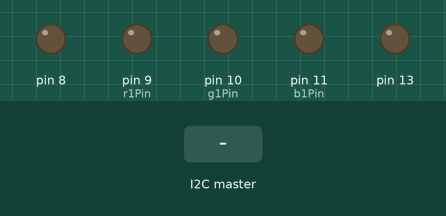
Simulated run of this sketch. Board: Arduino Uno, built with avr-gcc and run on an emulated ATmega328P. Shown: output pins drawn as LEDs (lit = HIGH). The inputs (shaded band) are chosen by the test bench.

Above: at 1.9 s.
2.0 s: the I2C master sends "#"
At 3.35 s:
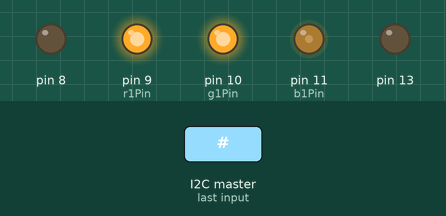
At 7.6 s:
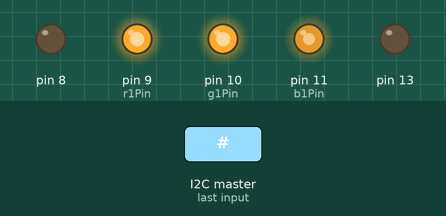
Timing chart, 0 to 9.1 s (numbered marks = the images above; inputs shaded):
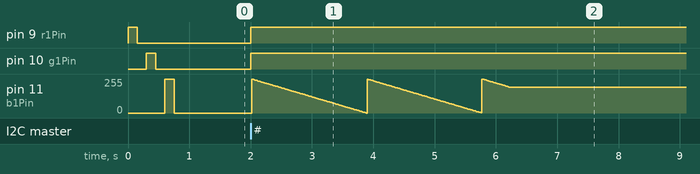

The sketch:

ArduinoRGBWireSlaveLudujeMjesa.ino
```cpp
#include <Wire.h>

boolean good=false, led=0;

String inputString="";
String nullString="";
String tempString="";

const int r1Pin = 9,
          g1Pin = 10,
          b1Pin = 11;


int r1Int=0, g1Int=0, b1Int=0,
    newr1Int=0, newg1Int=0, newb1Int=0,
    r1Max=255, g1Max=255, b1Max=180,
    wait=5;

void setup(){
  Wire.begin(20);
  Wire.onReceive(reciveEvent);
  Wire.onRequest(requestEvent);

  pinMode(r1Pin, OUTPUT);
  pinMode(g1Pin, OUTPUT);
  pinMode(b1Pin, OUTPUT);
  pinMode(8, OUTPUT);

  analogWrite(r1Pin, 255); delay(150);
  analogWrite(r1Pin, 0); delay(150);
  analogWrite(g1Pin, 255); delay(150);
  analogWrite(g1Pin, 0); delay(150);
  analogWrite(b1Pin, 255); delay(150);
  analogWrite(b1Pin, 0);

  pinMode(13, OUTPUT);
  digitalWrite(8,0);
}

void setRGB(){
  while(newr1Int!=r1Int||newg1Int!=g1Int||newb1Int!=b1Int){

    if(r1Int < newr1Int) r1Int++;
    if(r1Int > newr1Int) r1Int--;
    if(g1Int < newg1Int) g1Int++;
    if(g1Int > newg1Int) g1Int--;
    if(b1Int < newb1Int) b1Int++;
    if(b1Int > newb1Int) b1Int--;

    delay(wait);

    analogWrite(r1Pin, map(r1Int, 0, 255, 0, r1Max));
    analogWrite(g1Pin, map(g1Int, 0, 255, 0, g1Max));
    analogWrite(b1Pin, map(b1Int, 0, 255, 0, b1Max));
  }
}

void loop(){
  if (inputString.startsWith("#")){
    good=true;
    int tempIntArray[6];

    for(int i=0;i<6;i++){
      int tempInt=inputString.charAt(i+1);
      if(tempInt<=57) tempIntArray[i]=tempInt - 48;
      if(tempInt>64 && tempInt<71) tempIntArray[i]=tempInt - 55;
      if(tempInt>95 && tempInt<103) tempIntArray[i]=tempInt - 87;
    }
    newr1Int = tempIntArray[0]*16 + tempIntArray[1];
    newg1Int = tempIntArray[2]*16 + tempIntArray[3];
    newb1Int = tempIntArray[4]*16 + tempIntArray[5];
    wait=5;
    setRGB();
  }
  else if (inputString.startsWith("rgb:")){
    good=true;
    tempString=inputString.substring(inputString.indexOf(":")+1,inputString.indexOf(","));
    newr1Int=tempString.toInt();
    tempString=inputString.substring(inputString.indexOf(",")+1,inputString.lastIndexOf(","));
    newg1Int=tempString.toInt();
    tempString=inputString.substring(inputString.lastIndexOf(",")+1,inputString.length());
    newb1Int=tempString.toInt();
    wait=5;
    setRGB();
  }
  else if(inputString.startsWith("mjesaj")){
    good=true;
    wait=5;
    newr1Int=0;  newg1Int=0;  newb1Int=0  ;setRGB();//0
    newr1Int=255;newg1Int=0;  newb1Int=0  ;setRGB();//crvena
    newr1Int=255;newg1Int=255;newb1Int=0  ;setRGB();//crveno-zelena
    newr1Int=0;  newg1Int=255;newb1Int=0  ;setRGB();//zelena
    newr1Int=0;  newg1Int=255;newb1Int=255;setRGB();//zeleno-plava
    newr1Int=0;  newg1Int=0  ;newb1Int=255;setRGB();//plava
    newr1Int=255;newg1Int=0  ;newb1Int=255;setRGB();//plavo-crvena
    newr1Int=255;newg1Int=255;newb1Int=255;setRGB();//bijela
  }
  else if(inputString.startsWith("luduj")){
    good=true;
    wait=1;
    newr1Int=0;  newg1Int=0;  newb1Int=0  ;setRGB();//0
    newr1Int=255;newg1Int=0;  newb1Int=0  ;setRGB();//crvena
    newr1Int=0;  newg1Int=0;  newb1Int=0  ;setRGB();//0
    newr1Int=255;newg1Int=255;newb1Int=0  ;setRGB();//crveno-zelena
    newr1Int=0;  newg1Int=0;  newb1Int=0  ;setRGB();//0
    newr1Int=0;  newg1Int=255;newb1Int=0  ;setRGB();//zelena
    newr1Int=0;  newg1Int=0;  newb1Int=0  ;setRGB();//0
    newr1Int=0;  newg1Int=255;newb1Int=255;setRGB();//zeleno-plava
    newr1Int=0;  newg1Int=0;  newb1Int=0  ;setRGB();//0
    newr1Int=0;  newg1Int=0  ;newb1Int=255;setRGB();//plava
    newr1Int=0;  newg1Int=0;  newb1Int=0  ;setRGB();//0
    newr1Int=255;newg1Int=0  ;newb1Int=255;setRGB();//plavo-crvena
    newr1Int=0;  newg1Int=0;  newb1Int=0  ;setRGB();//0
    newr1Int=255;newg1Int=255;newb1Int=255;setRGB();//bijela
  }
  else good=false;
}
void reciveEvent(int x){
  inputString=nullString;
  while(Wire.available() > 0){
    char c = Wire.read();
    inputString += c;
  }
}
void requestEvent(){
  if(good)Wire.write("yes");
  else Wire.write("no");
}
```

Measured:
- after the input at 2.0 s, pin 9 (r1Pin), pin 10 (g1Pin): LOW → HIGH at once; pin 11 (b1Pin): ramps from 255/255 to 0/255 and jumps back, once every 1.9 s
